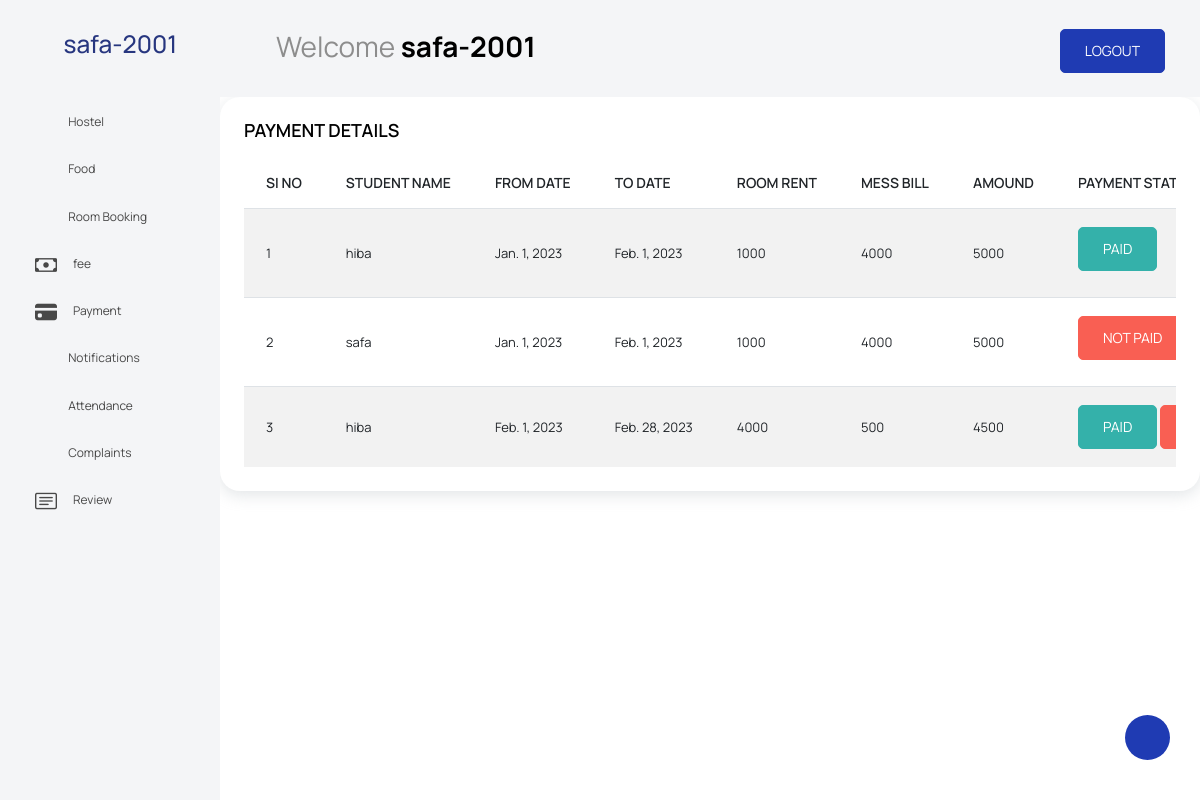
Screenshot of /view_studpay (signed in) with the database file from the repository.
### demo1app/models.py (models this page shows, shortened)
class Login_view(AbstractUser):
    is_student = models.BooleanField(default=False)
    is_parent = models.BooleanField(default=False)

class Payment(models.Model):
   studentname = models.ForeignKey(Student_registration,on_delete=models.CASCADE)
   from_date = models.DateField()
   to_date = models.DateField()
   room_rent = models.IntegerField()
   mess_bill = models.IntegerField()
   amount = models.IntegerField()
   paymentstatus = models.IntegerField(default=0)

class Student_registration(models.Model):
    user = models.OneToOneField(Login_view,on_delete=models.CASCADE,related_name='student',null=True)
    name = models.CharField(max_length=200)
    reg_id = models.CharField(max_length=30)
    email = models.EmailField()
    phone_no = models.IntegerField()
    address = models.CharField(max_length=300)
    stud_image = models.ImageField(upload_to="images")
    approval_status = models.IntegerField(default=0)
    def __str__(self):
        return self.name

### demo1app/studentviews.py (the view)
# urls.py: path('view_studpay', studentviews.view_studpay, name='view_studpay'),
@login_required(login_url='login_page')
def view_studpay(request):
    data=Payment.objects.all()
    return render(request, 'view_studpay.html', {'data': data})

### templates/view_studpay.html
{% extends 'student_page.html' %}
{% load crispy_forms_tags %}
{% block content %}
<div class="col-lg-12 grid-margin stretch-card">
              <div class="card">
                <div class="card-body">
                  <h4 class="card-title">PAYMENT DETAILS</h4>
                  <div class="table-responsive">
                    <table class="table table-striped">
                      <thead>
                        <tr>
                          <th>SI NO</th>
                            <th>STUDENT NAME</th>
                            <th>FROM DATE</th>
                            <th>TO DATE</th>
                            <th>ROOM RENT</th>
                            <th>MESS BILL</th>
                            <th>AMOUND</th>
                              <th>PAYMENT STATUS</th>
                        </tr>
                      </thead>
                      <tbody>
                      {% for i in data %}
                        <tr>
                          <td>{{forloop.counter}}</td>
                          <td>{{i.studentname}}</td>
                           <td>{{i.from_date}}</td>
                           <td>{{i.to_date}}</td>
                          <td>{{i.room_rent}}</td>
                          <td>{{i.mess_bill}}</td>
                          <td>{{i.amount}}</td>
                           <td>
                              {% if i.paymentstatus == 0 %}
                              <a class="btn btn-success" href="{% url 'approve_pay' i.id %}">PAID</a>
                              <a class="btn btn-danger" href="{% url 'reject_pay' i.id %}">NOT PAID</a>
                              {% elif i.paymentstatus == 1 %}
                              <p class="btn btn-success">PAID</p>
                               {% elif i.paymentstatus == 2 %}
                              <p class="btn btn-danger">NOT PAID</p>
                              {% endif %}
                          </td>
                        </tr>
                      {% endfor %}
                      </tbody>
                    </table>
                  </div>
                </div>
              </div>
            </div>
{% endblock %}

### templates/student_page.html (shortened to what this page needs)
<!DOCTYPE html>
{% load static %}
<html lang="en">
<head>
  <link rel="stylesheet" href="{% static 'staticadmin/vendors/feather/feather.css' %}">
  <link rel="stylesheet" href="{% static 'staticadmin/vendors/mdi/css/materialdesignicons.min.css' %}">
  <link rel="stylesheet" href="{% static 'staticadmin/vendors/ti-icons/css/themify-icons.css' %}">
  <link rel="stylesheet" href="{% static 'staticadmin/vendors/typicons/typicons.css' %}">
  <link rel="stylesheet" href="{% static 'staticadmin/vendors/simple-line-icons/css/simple-line-icons.css' %}">
  <link rel="stylesheet" href="{% static 'staticadmin/vendors/css/vendor.bundle.base.css' %}">
  <link rel="stylesheet" href="{% static 'staticadmin/vendors/datatables.net-bs4/dataTables.bootstrap4.css' %}">
  <link rel="stylesheet" href="{% static 'staticadmin/js/select.dataTables.min.css' %}">
  <link rel="stylesheet" href="{% static 'staticadmin/css/vertical-layout-light/style.css' %}">
    <link rel="stylesheet" href="https://cdn.jsdelivr.net/npm/bootstrap-icons@1.10.2/font/bootstrap-icons.css">
</head>
<body>
  <div class="container-scroller">
    <nav class="navbar default-layout col-lg-12 col-12 p-0 fixed-top d-flex align-items-top flex-row">
      <div class="text-center navbar-brand-wrapper d-flex align-items-center justify-content-start">
        <div class="me-3">
          <button class="navbar-toggler navbar-toggler align-self-center" type="button" data-bs-toggle="minimize">
            <span class="icon-menu"></span>
          </button>
        </div>
        <div>
          <a class="navbar-brand brand-logo"  href="{% url 'view_studprofile' %}">
            <h3>{{request.user}}</h3>
          </a>
        </div>
      </div>
      <div class="navbar-menu-wrapper d-flex align-items-top">
        <ul class="navbar-nav">
          <li class="nav-item font-weight-semibold d-none d-lg-block ms-0">
            <h1 class="welcome-text">Welcome <span class="text-black fw-bold">{{request.user}}</span></h1>
          </li>
        </ul>
        <ul class="navbar-nav ms-auto">
           <a class="btn btn-primary" href="{% url 'logout_page' %}">LOGOUT</a>
        </ul>
     </div>
    </nav>
    <div class="container-fluid page-body-wrapper">
      <div class="theme-setting-wrapper">
        <div id="settings-trigger"><i class="ti-settings"></i></div>
      </div>
      <nav class="sidebar sidebar-offcanvas" id="sidebar">
        <ul class="nav">
          <li class="nav-item">
            <a class="nav-link" data-bs-toggle="collapse" href="#ui-basi" aria-expanded="false" aria-controls="ui-basic">
              <i class="menu-icon mdi mdi-home"></i>
              <span class="menu-title">Hostel</span>
              <i class="menu-arrow"></i>
            </a>
          </li>
          <li class="nav-item">
            <a class="nav-link" data-bs-toggle="collapse" href="#ui-basic" aria-expanded="false" aria-controls="ui-basic">
              <i class="menu-icon mdi mdi-food"></i>
              <span class="menu-title">Food</span>
              <i class="menu-arrow"></i>
            </a>
          </li>
          <li class="nav-item">
            <a class="nav-link" data-bs-toggle="collapse" href="#form-elements" aria-expanded="false" aria-controls="form-elements">
              <i class="menu-icon mdi mdi-bookmark-check"></i>
              <span class="menu-title">Room Booking</span>
              <i class="menu-arrow"></i>
            </a>
          </li>
          <li class="nav-item">
            <a class="nav-link" data-bs-toggle="collapse" href="#chart" aria-expanded="false" aria-controls="charts">
              <i class="menu-icon bi bi-cash"></i>
              <span class="menu-title">fee </span>
              <i class="menu-arrow"></i>
            </a>
          </li>
          <li class="nav-item">
            <a class="nav-link" data-bs-toggle="collapse" href="#charts" aria-expanded="false" aria-controls="charts">
              <i class="menu-icon bi bi-credit-card-fill"></i>
              <span class="menu-title">Payment </span>
              <i class="menu-arrow"></i>
            </a>
          </li>
           <li class="nav-item">
            <a class="nav-link" data-bs-toggle="collapse" href="#i" aria-expanded="false" aria-controls="icons">
              <i class="menu-icon mdi mdi-bell"></i>
              <span class="menu-title">Notifications</span>
              <i class="menu-arrow"></i>
            </a>
          </li>
          <li class="nav-item">
            <a class="nav-link" data-bs-toggle="collapse" href="#tables" aria-expanded="false" aria-controls="tables">
              <i class="menu-icon mdi mdi-check-circle"></i>
              <span class="menu-title">Attendance</span>
              <i class="menu-arrow"></i>
            </a>
          </li>
          <li class="nav-item">
            <a class="nav-link" data-bs-toggle="collapse" href="#auth" aria-expanded="false" aria-controls="auth">
              <i class="menu-icon mdi mdi-comment"></i>
              <span class="menu-title">Complaints</span>
              <i class="menu-arrow"></i>
            </a>
          </li>
           <li class="nav-item">
            <a class="nav-link" data-bs-toggle="collapse" href="#ico" aria-expanded="false" aria-controls="icons">
              <i class="menu-icon bi bi-card-text"></i>
              <span class="menu-title">Review</span>
              <i class="menu-arrow"></i>
            </a>
          </li>
        </ul>
      </nav>
      <div class="main-panel">
         {% block content %}
        {% endblock %}
    </div>
  </div>
</body>
</html>

### rows the page displays
Login_view: user "safa-2001"
Payment: studentname "hiba", from_date "Jan. 1, 2023", to_date "Feb. 1, 2023", room_rent "1000", mess_bill "4000", amount "5000", paymentstatus "PAID"
Payment: studentname "safa", from_date "Jan. 1, 2023", to_date "Feb. 1, 2023", room_rent "1000", mess_bill "4000", amount "5000", paymentstatus "NOT PAID"
Payment: studentname "hiba", from_date "Feb. 1, 2023", to_date "Feb. 28, 2023", room_rent "4000", mess_bill "500", amount "4500", paymentstatus "PAID"
